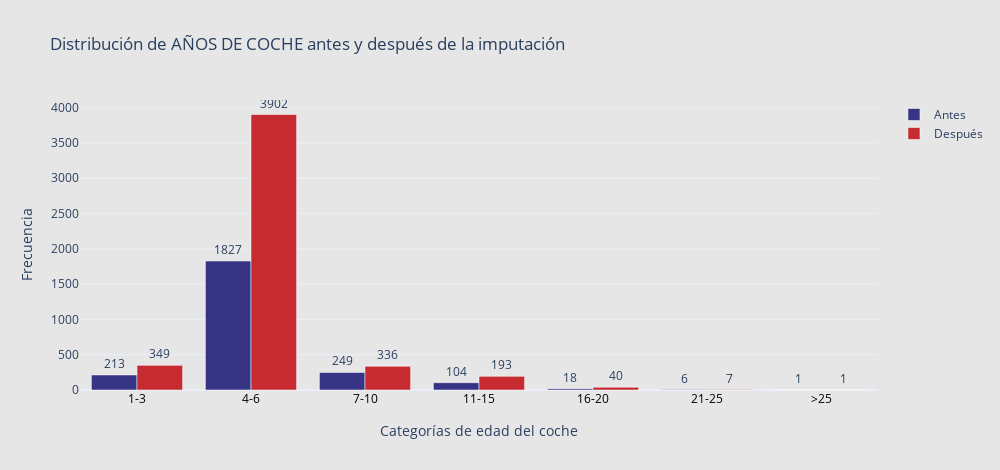

Notebook code for this chart:
### Code cell
# Valores agrupados por edad/años de coche (ordenados)
antes_vals = df_antes['edad_coche'].value_counts().sort_index()
despues_vals = df_bmw['años_coche'].value_counts().sort_index()

# Convertir índices en cadenas si es necesario (para evitar problemas en el eje X)
x_labels = [str(i) for i in antes_vals.index]

fig = go.Figure()

# Añadir barras para Antes
fig.add_trace(go.Bar(
    x=x_labels,
    y=antes_vals.values,
    name='Antes',
    marker_color='#373485',
    text=antes_vals.values,
    textposition='outside',
    opacity=1,
))

# Añadir barras para Después
fig.add_trace(go.Bar(
    x=x_labels,
    y=despues_vals.reindex(antes_vals.index, fill_value=0).values,
    name='Después',
    marker_color='#c52b30',
    text=despues_vals.reindex(antes_vals.index, fill_value=0).values,
    textposition='outside',
    opacity=1,
))

# Layout
fig.update_layout(
    title="Distribución de AÑOS DE COCHE antes y después de la imputación",
    xaxis_title="Categorías de edad del coche",
    yaxis_title="Frecuencia",
    barmode='group',
    template='plotly_white',
    width=1000,
    height=470,
    plot_bgcolor='#e6e6e7',
    paper_bgcolor='#e6e6e7',
    xaxis=dict(
        tickfont=dict(color='black'),
        title_standoff=20
    )
)

fig.show()

### Figure 1 — Plotly figure (JSON) as saved in the notebook; plotly's stock layout.template omitted (floating-point values rounded to 4 significant figures)
{"data": [{"marker": {"color": "#373485"}, "name": "Antes", "opacity": 1, "text": [213.0, 1827.0, 249.0, 104.0, 18.0, 6.0, 1.0], "textposition": "outside", "type": "bar", "x": ["1-3", "4-6", "7-10", "11-15", "16-20", "21-25", ">25"], "y": [213, 1827, 249, 104, 18, 6, 1]}, {"marker": {"color": "#c52b30"}, "name": "Después", "opacity": 1, "text": [349.0, 3902.0, 336.0, 193.0, 40.0, 7.0, 1.0], "textposition": "outside", "type": "bar", "x": ["1-3", "4-6", "7-10", "11-15", "16-20", "21-25", ">25"], "y": [349, 3902, 336, 193, 40, 7, 1]}], "layout": {"barmode": "group", "height": 470, "paper_bgcolor": "#e6e6e7", "plot_bgcolor": "#e6e6e7", "title": {"text": "Distribución de AÑOS DE COCHE antes y después de la imputación"}, "width": 1000, "xaxis": {"tickfont": {"color": "black"}, "title": {"standoff": 20, "text": "Categorías de edad del coche"}}, "yaxis": {"title": {"text": "Frecuencia"}}}}
